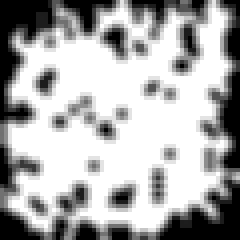
#> input picture data/Img/102.png, 60 x 60 px (shown 4 times larger); its folder holds only this picture in this run
$ python compute_features.py --pattern ../data/Img/102.png
#> lines starting #> are read from the running program, lines starting #| are printed output that depends on the picture; after the words box and inside, x2 and y2 are one past the last pixel; in counts of white or black regions, pixels touching at a corner belong together
### src/metrics.py
import os
import glob
import numpy as np
import pandas as pd
from skimage.io import imread
from skimage.filters import threshold_otsu
from skimage.transform import radon
from scipy.ndimage import convolve, distance_transform_edt
from skimage.morphology import medial_axis, reconstruction
from scipy.stats import expon
from skimage.measure import moments, moments_central, moments_normalized, moments_hu
from tqdm.auto import tqdm


def compute_area_fraction(arr: np.ndarray) -> float:
    """
    Compute the area fraction of the foreground phase using Otsu thresholding.
    """
    thr = threshold_otsu(arr)
    return float((arr > thr).mean())


def compute_morans_i(arr: np.ndarray) -> float:
    """
    Compute Moran's I for an image array using a 4-neighbor adjacency.
    """
    x = arr.flatten()
    xm, n = x.mean(), x.size
    # 4-neighbor kernel
    kernel = np.array([[0,1,0],[1,0,1],[0,1,0]])
    conv = convolve(arr, kernel, mode='reflect').flatten()
    W = 4 * n
    num = ((conv - 4 * xm) * (x - xm)).sum()
    denom = ((x - xm)**2).sum()
    return float((n / W) * (num / denom))


def compute_band_metrics(arr: np.ndarray, angle_step: int = 1):
    """
    Compute banding index and principal orientation via Radon transform histogram.
    """
    # Compute Radon sinogram
    theta = np.arange(0, 181, angle_step)
    sinogram = radon(arr, theta=theta, circle=False)
    # Threshold and mirror
    sig = np.where(sinogram >= 0.7 * sinogram.max(), sinogram, 0)
    sig += np.fliplr(sig)
    # Build half-histogram
    half = sig[:, :sig.shape[1]//2 + 1]
    hist = half.sum(axis=0)
    k = hist.argmax()
    # Neighbors for mode interpolation
    nxt = hist[k+1] if k+1 < hist.size else hist[k-1]
    prv = hist[k-1] if k-1 >= 0 else hist[k+1]
    upper = k*angle_step + 0.5*angle_step
    lower = k*angle_step - 0.5*angle_step
    theta_mode = (upper*nxt + lower*prv) / (nxt + prv)
    theta_max = 90.0 - theta_mode
    # Band index via normalized std
    x = np.arange(hist.size)
    x_norm = (x - x.min()) / (x.max() - x.min())
    mean_n = (x_norm * hist).sum() / hist.sum()
    std_n = np.sqrt((hist * (x_norm - mean_n)**2).sum() / (hist.sum() - 1))
    band_idx = max(1.0 - (std_n / 0.2887), 0.0)
    return float(band_idx), float(theta_max)


def compute_hu_features(arr: np.ndarray) -> np.ndarray:
    """
    Compute log-scaled Hu moments from binary mask.
    """
    thr = threshold_otsu(arr)
    mask = (arr > thr).astype(np.uint8)
    m = moments(mask, order=3)
    mu = moments_central(mask,
                         center=(m[1,0]/m[0,0], m[0,1]/m[0,0]),
                         order=3)
    nu = moments_normalized(mu)
    hu = moments_hu(nu)
    return -np.sign(hu) * np.log10(np.abs(hu) + 1e-30)


def compute_thickness_lambda(arr: np.ndarray) -> float:
    """
    Fit exponential to local thickness distribution and return rate (lambda).
    """
    thr = threshold_otsu(arr)
    mask = (arr > thr).astype(np.uint8)
    dist = distance_transform_edt(mask)
    skel, d2 = medial_axis(mask, return_distance=True)
    seed = d2 * skel
    local_rad = reconstruction(seed, dist, method='dilation')
    thickness = 2 * local_rad * mask
    vals = thickness[mask.astype(bool)]
    _, scale_hat = expon.fit(vals, floc=2)
    return float(1.0 / scale_hat)


def extract_metrics_from_paths(image_pattern: str, max_files: int = None) -> pd.DataFrame:
    """
    Process all images matching the glob, compute metrics, and return a DataFrame.
    """
    paths = sorted(glob.glob(image_pattern))
    if max_files:
        paths = paths[:max_files]
    if not paths:
        raise FileNotFoundError(f"No images found for pattern: {image_pattern}")

    records = []
    for p in tqdm(paths, desc='Processing images'):
        img = imread(p, as_gray=True).astype(float) / 255.0
        af = compute_area_fraction(img)
        mi = compute_morans_i(img)
        bi, ori = compute_band_metrics(img)
        hu = compute_hu_features(img)
        lam = compute_thickness_lambda(img)
        rec = [os.path.basename(p), af, mi, bi, ori, *hu.tolist(), lam]
        records.append(rec)

    cols = ['filename', 'AF', 'MI', 'BI', 'ORI'] + [f'Hu{i+1}' for i in range(7)] + ['lambda']
    return pd.DataFrame(records, columns=cols)

### src/compute_features.py
#!/usr/bin/env python
import argparse
import os
import sys
import seaborn as sns
import matplotlib.pyplot as plt

# Ensure this script sees modules in src/
script_dir = os.path.dirname(os.path.abspath(__file__))
sys.path.insert(0, script_dir)

from metrics import extract_metrics_from_paths

def main():
    parser = argparse.ArgumentParser()
    parser.add_argument(
        '--pattern',
        default=r'K:\Paper2\Manuscript\VAE_MCMC\data\Img\*.png',
        help='Glob for input images'
    )
    parser.add_argument(
        '--max-files',
        type=int,
        default=None,
        help='Maximum number of files to process'
    )
    parser.add_argument(
        '--output',
        default=os.path.join(script_dir, '..', 'user_data', 'metrics.csv'),
        help='Path to CSV output (default /user_data/metrics.csv)'
    )
    args = parser.parse_args()

    # Ensure output directory exists
    out_dir = os.path.dirname(args.output)
    if out_dir:
        os.makedirs(out_dir, exist_ok=True)

    # Extract metrics with progress indicator
    df = extract_metrics_from_paths(args.pattern, args.max_files)
#> in compute_area_fraction, `thr = threshold_otsu(arr)`: thr = 0.00218
#> in extract_metrics_from_paths, `af = compute_area_fraction(img)`: af = 0.69
#> in compute_morans_i, `x = arr.flatten()`: x = 3600 values, max 0.00392 at index 150, min 0 at index 0, mean 0.00263
#> in compute_morans_i, `xm, n = x.mean(), x.size`: xm = 0.00263; n = 3600
#> in compute_morans_i, `conv = convolve(arr, kernel, mode='reflect').flatten()`: conv = 3600 values, max 0.0157 at index 210, min 0 at index 0, mean 0.0105
#> in compute_morans_i, `W = 4 * n`: W = 14400
#> in compute_morans_i, `num = ((conv - 4 * xm) * (x - xm)).sum()`: num = 0.0285
#> in compute_morans_i, `denom = ((x - xm)**2).sum()`: denom = 0.00765
#> in extract_metrics_from_paths, `mi = compute_morans_i(img)`: mi = 0.932
#> in compute_band_metrics, `sinogram = radon(arr, theta=theta, circle=False)`:
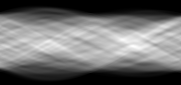
#> sinogram: shape (85, 181) float64; min 0, max 0.262, mean 0.111; drawn with min black and max white
#> in compute_band_metrics, `sig = np.where(sinogram >= 0.7 * sinogram.max(), sinogram, 0)`:
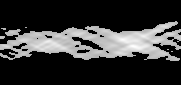
#> sig: shape (85, 181) float64; min 0, max 0.262, mean 0.0543; drawn with min black and max white
#> in compute_band_metrics, `sig += np.fliplr(sig)`:
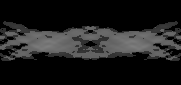
#> sig: shape (85, 181) float64; min 0, max 0.492, mean 0.109
#> in compute_band_metrics, `half = sig[:, :sig.shape[1]//2 + 1]`:
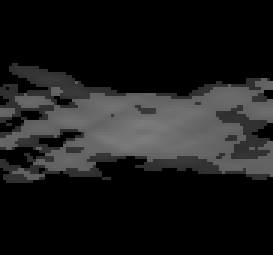
#> half: shape (85, 91) float64 (shown 3 times larger); min 0, max 0.492, mean 0.109
#> in compute_band_metrics, `hist = half.sum(axis=0)`: hist = 91 values, max 11.06 at index 71, min 4.73 at index 0, mean 9.23
#> in compute_band_metrics, `k = hist.argmax()`: k = 71
#> in compute_band_metrics, `nxt = hist[k+1] if k+1 < hist.size else hist[k-1]`: nxt = 10.67
#> in compute_band_metrics, `prv = hist[k-1] if k-1 >= 0 else hist[k+1]`: prv = 10.73
#> in compute_band_metrics, `upper = k*angle_step + 0.5*angle_step`: upper = 71.5
#> in compute_band_metrics, `lower = k*angle_step - 0.5*angle_step`: lower = 70.5
#> in compute_band_metrics, `theta_mode = (upper*nxt + lower*prv) / (nxt + prv)`: theta_mode = 71
#> in compute_band_metrics, `theta_max = 90.0 - theta_mode`: theta_max = 19
#> in compute_band_metrics, `mean_n = (x_norm * hist).sum() / hist.sum()`: mean_n = 0.52
#> in compute_band_metrics, `std_n = np.sqrt((hist * (x_norm - mean_n)**2).sum() / (hist.sum() - 1))`: std_n = 0.281
#> in compute_band_metrics, `band_idx = max(1.0 - (std_n / 0.2887), 0.0)`: band_idx = 0.0256
#> in extract_metrics_from_paths, `bi, ori = compute_band_metrics(img)`: ori = 19
#> in compute_hu_features, `thr = threshold_otsu(arr)`: thr = 0.00218
#> in compute_hu_features, `mask = (arr > thr).astype(np.uint8)`:
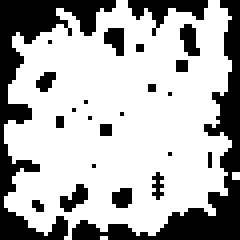
#> mask: shape (60, 60) (shown 4 times larger); values 0 (black) and 1 (white), 69% white; 24 black regions (17 under 20 px), largest, box (x1, y1, x2, y2) and area: (0, 0, 29, 60) 436, (18, 0, 60, 60) 423, (32, 0, 52, 9) 76
#> in compute_hu_features, `m = moments(mask, order=3)`: m = [[2483, 73356, 2733846, 114026166], [73456, 2106185, 76989353, 3.16e+09], [2726842, 77098737, 2.79e+09, 1.13e+11], [113268952, 3.17e+09, 1.13e+11, 4.57e+12]]
#> in compute_hu_features, `mu = moments_central(mask, center=(m[1,0]/m[0,0], m[0,1]/m[0,0]), orde..`: mu = [[2483, -6.38e-12, 566668.1, -223136], [8.91e-12, -63947.2, -109142.9, -35529046.8], [553751.4, 322415.7, 121755253.4, 153057071.9], [-164649.7, -38518925.1, -166851133.7, -2.03e+10]]
#> in compute_hu_features, `nu = moments_normalized(mu)`: nu = [[nan, nan, 0.0919, -0.000726], [nan, -0.0104, -0.000355, -0.00232], [0.0898, 0.00105, 0.00795, 0.000201], [-0.000536, -0.00252, -0.000219, -0.000535]]
#> in compute_hu_features, `hu = moments_hu(nu)`: hu = [0.182, 0.000435, 1.53e-05, 8.99e-07, 2.63e-12, 1.05e-08, -2.05e-12]
#> in extract_metrics_from_paths, `hu = compute_hu_features(img)`: hu = [0.741, 3.36, 4.82, 6.05, 11.58, 7.98, -11.69]
#> in compute_thickness_lambda, `thr = threshold_otsu(arr)`: thr = 0.00218
#> in compute_thickness_lambda, `skel, d2 = medial_axis(mask, return_distance=True)`: skel: shape (60, 60) bool; 14.9% white in thin lines or dots
#> in compute_thickness_lambda, `seed = d2 * skel`:
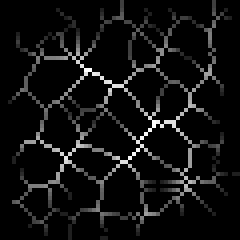
#> seed: shape (60, 60) float64 (shown 4 times larger); min 0, max 8.06, mean 0.51; drawn with min black and max white
#> in compute_thickness_lambda, `vals = thickness[mask.astype(bool)]`: vals = 2483 values, max 16.12 at index 607, min 2 at index 0, mean 5.75
#> in compute_thickness_lambda, `_, scale_hat = expon.fit(vals, floc=2)`: scale_hat = 3.75
#> in extract_metrics_from_paths, `lam = compute_thickness_lambda(img)`: lam = 0.267
#> df = table of 1 rows and 13 columns

    # Save CSV
    df.to_csv(args.output, index=False)
    print(f"Saved metrics to {args.output}")

    # Generate and save pair plot of all features (excluding filename)
    pairplot_path = args.output.replace('.csv', '_pairplot.png')
    sns.pairplot(df.drop(columns=['filename']))
    plt.savefig(pairplot_path)
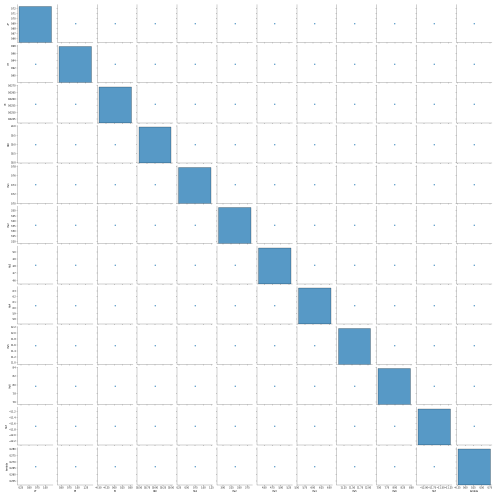
#> figure drawn by matplotlib, 144 panels
    print(f"Saved pair plot to {pairplot_path}")

if __name__ == '__main__':
    main()

$ run again, on data/Img/164.png
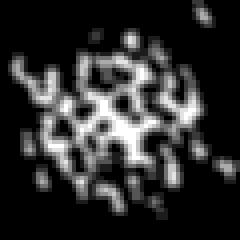
#> input picture data/Img/164.png, 60 x 60 px (shown 4 times larger)
#> in compute_area_fraction, `thr = threshold_otsu(arr)`: thr = 0.000881
#> af = 0.266
#> in compute_morans_i, `x = arr.flatten()`: x = 3600 values, max 0.00392 at index 1055, min 0 at index 0, mean 0.000703
#> xm = 0.000703; n = 3600
#> conv = 3600 values, max 0.0157 at index 1890, min 0 at index 0, mean 0.00281
#> W = 14400
#> num = 0.0146
#> denom = 0.00406
#> mi = 0.9
#> in compute_band_metrics, `half = sig[:, :sig.shape[1]//2 + 1]`:
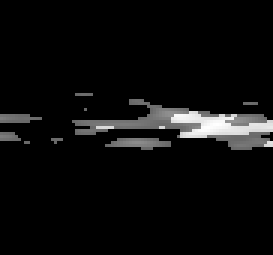
#> half: shape (85, 91) float64 (shown 3 times larger); min 0, max 0.212, mean 0.00981; drawn with min black and max white
#> hist = 91 values, max 1.64 at index 77, min 0 at index 14, mean 0.834
#> k = 77
#> nxt = 1.55
#> upper = 77.5
#> lower = 76.5
#> theta_mode = 77
#> theta_max = 13
#> mean_n = 0.663
#> std_n = 0.248
#> band_idx = 0.14
#> ori = 13
#> in compute_hu_features, `thr = threshold_otsu(arr)`: thr = 0.000881
#> mask: shape (60, 60); values 0 (black) and 1 (white), 26.6% white; 12 white regions (9 under 20 px), largest, box (x1, y1, x2, y2) and area: (3, 13, 51, 50) 764, (40, 36, 45, 47) 37, (24, 46, 31, 53) 30
#> m = [[956, 27073, 914689, 34407157], [27910, 788319, 26499643, 995440707], [915226, 26000171, 875593847, 3.3e+10], [32548342, 929747133, 3.13e+10, 1.18e+12]]
#> mu = [[956, -2.78e-12, 148007.7, 121173.9], [1.21e-12, -2065.3, -87323.6, 3326644], [100405.8, 202444.9, 15924549, 93800412.5], [-33886.1, -4440449.4, -82745421.3, -1.33e+09]]
#> nu = [[nan, nan, 0.162, 0.00429], [nan, -0.00226, -0.00309, 0.00381], [0.11, 0.00716, 0.0182, 0.00347], [-0.0012, -0.00508, -0.00306, -0.00159]]
#> in compute_hu_features, `hu = moments_hu(nu)`: hu = [0.272, 0.00273, 0.000361, 0.00015, -1.98e-09, 6.32e-06, 3.47e-08]
#> in extract_metrics_from_paths, `hu = compute_hu_features(img)`: hu = [0.566, 2.56, 3.44, 3.83, -8.7, 5.2, 7.46]
#> in compute_thickness_lambda, `thr = threshold_otsu(arr)`: thr = 0.000881
#> skel: shape (60, 60) bool; 8% white in thin lines or dots, all inside (x1, y1, x2, y2) = (4, 2, 59, 53)
#> in compute_thickness_lambda, `seed = d2 * skel`:
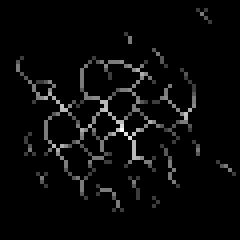
#> seed: shape (60, 60) float64 (shown 4 times larger); min 0, max 4.12, mean 0.148; drawn with min black and max white
#> vals = 956 values, max 8.25 at index 574, min 2 at index 0, mean 2.98
#> scale_hat = 0.979
#> lam = 1.02
#> df = table of 1 rows and 13 columns

$ run again, on data/Img/176.png
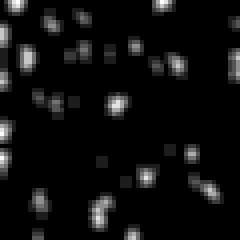
#> input picture data/Img/176.png, 60 x 60 px (shown 4 times larger)
#> in compute_area_fraction, `thr = threshold_otsu(arr)`: thr = 0.000881
#> af = 0.0789
#> in compute_morans_i, `x = arr.flatten()`: x = 3600 values, max 0.00392 at index 4, min 0 at index 0, mean 0.00022
#> xm = 0.00022; n = 3600
#> conv = 3600 values, max 0.0135 at index 4, min 0 at index 8, mean 0.000881
#> W = 14400
#> num = 0.00395
#> denom = 0.00116
#> mi = 0.855
#> hist = 91 values, max 0.215 at index 0, min 0 at index 6, mean 0.00948
#> k = 0
#> nxt = 0.199
#> upper = 0.5
#> lower = -0.5
#> theta_mode = 0
#> theta_max = 90
#> mean_n = 0.0669
#> std_n = nan
#> ori = 90
#> in compute_hu_features, `thr = threshold_otsu(arr)`: thr = 0.000881
#> mask: shape (60, 60); values 0 (black) and 1 (white), 7.9% white; 25 white regions (22 under 20 px), largest, box (x1, y1, x2, y2) and area: (23, 49, 28, 57) 30, (5, 11, 9, 18) 21, (27, 24, 32, 29) 21
#> m = [[284, 6791, 258951, 11330111], [7805, 196973, 7299645, 307850957], [310709, 8010859, 287466439, 1.17e+10], [14112779, 367914395, 1.29e+10, 5.12e+11]]
#> mu = [[284, 3.41e-13, 96564.8, 519972.5], [-1.14e-13, 10340.1, -311450.9, 1077804.2], [96208.9, 12854.9, 26198686.8, 133810742], [285649.2, 5961184.3, -112411372.9, 2.43e+09]]
#> nu = [[nan, nan, 1.2, 0.383], [nan, 0.128, -0.229, 0.0471], [1.19, 0.00946, 1.14, 0.347], [0.21, 0.26, -0.291, 0.374]]
#> in compute_hu_features, `hu = moments_hu(nu)`: hu = [2.39, 0.0658, 0.931, 0.154, 0.029, -0.00314, 0.0506]
#> in extract_metrics_from_paths, `hu = compute_hu_features(img)`: hu = [-0.378, 1.18, 0.031, 0.812, 1.54, -2.5, 1.3]
#> in compute_thickness_lambda, `thr = threshold_otsu(arr)`: thr = 0.000881
#> skel: shape (60, 60) bool; 3.3% white in thin lines or dots
#> in compute_thickness_lambda, `seed = d2 * skel`:
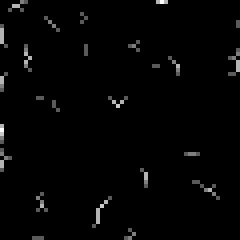
#> seed: shape (60, 60) float64 (shown 4 times larger); min 0, max 2.83, mean 0.0464; drawn with min black and max white
#> vals = 284 values, max 5.66 at index 7, min 2 at index 0, mean 2.47
#> scale_hat = 0.468
#> lam = 2.14
#> df = table of 1 rows and 13 columns
